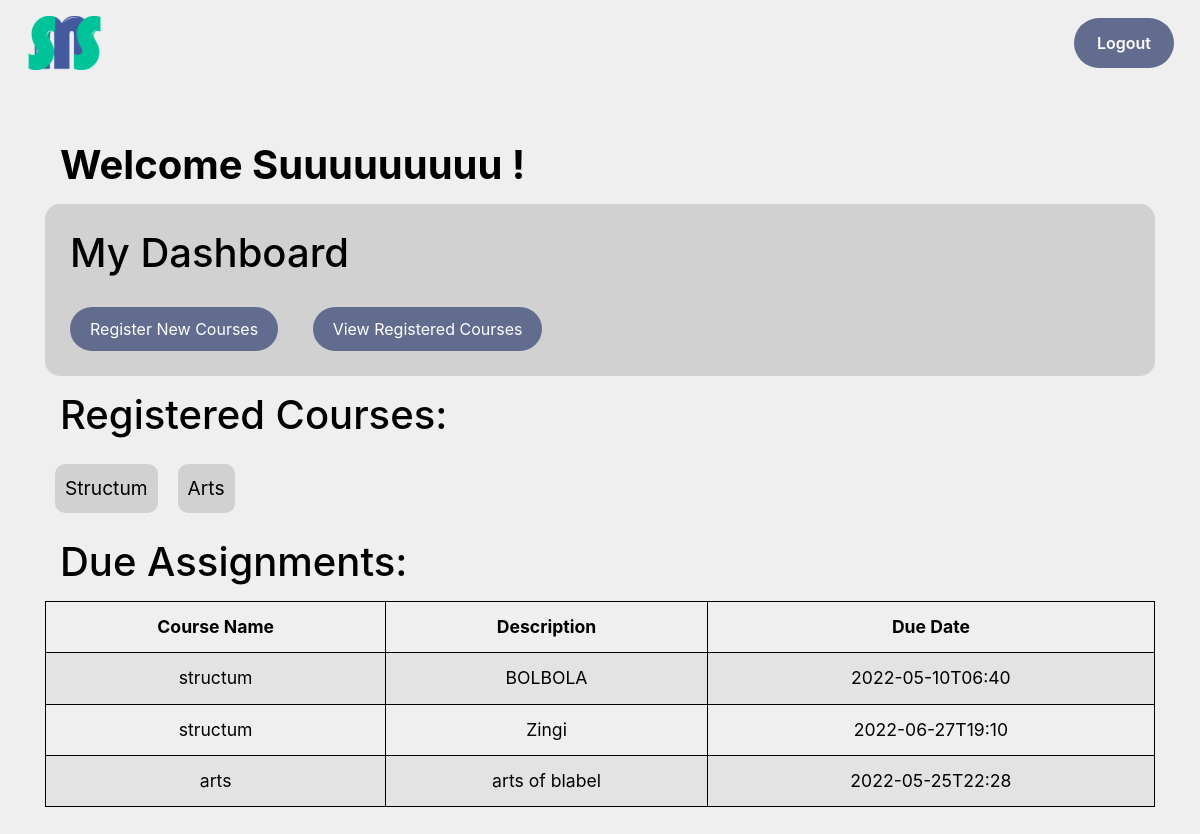
Screenshot of /homeStudent (signed in) with the database file from the repository.
### tables this page shows
CREATE TABLE courses(cid INTEGER NOT NULL,name VARCHAR(50) NOT NULL, department VARCHAR(20) NOT NULL, ch TINYINT(4)   NOT NULL, midterm TINYEND(60) NOT NULL,activities TINYINT(60) NOT NULL, final TINYINT(60) NOT NULL, PRIMARY KEY (cid)    );

CREATE TABLE 'register' (register_sid INTEGER NOT NULL, register_cid INTEGER NOT NULL, grade CHAR(1) NOT NULL DEFAULT N,gradescore FLOAT(2,1) NOT NULL DEFAULT 0,'register_midterm' INTEGER NOT NULL DEFAULT 0,'register_activities' INTEGER NOT NULL DEFAULT 0,'register_final' INTEGER NOT NULL DEFAULT 0,FOREIGN KEY (register_sid) REFERENCES student(sid), FOREIGN KEY (register_cid) REFERENCES courses(cid), PRIMARY KEY (register_sid,register_cid) );

CREATE TABLE assign(staffId INTEGER NOT NULL, cid INTEGER NOT NULL, description TEXT NOT NULL, deadline DATETIME NOT NULL, FOREIGN KEY (staffId) REFERENCES teachingStaff(staffId), FOREIGN KEY (cid) REFERENCES courses(cid)   );

### application.py (the view, shortened to what this page needs)
@app.route("/homeStudent", methods=["GET", "POST"])
@login_required
def homestudent():
    if request.method == "GET":
        rows = listify(db.execute(
            "SELECT name, department, ch,midterm,activities, final FROM register t, courses c WHERE (t.register_cid = c.cid AND t.register_sid == :id)", {"id": session["user_id"]}))
        assignments = listify(db.execute(
            "SELECT * FROM register r,assign a,courses c WHERE (r.register_cid = a.cid AND c.cid = r.register_cid AND register_sid = :sid)", {"sid": session["user_id"]}))
        return render_template("index.html", msg="home_student", name=session["user_username"], courses=rows, assignments=assignments)

### application.py (called while the page is built)
@app.after_request
def after_request(response):
    response.headers["Cache-Control"] = "no-cache, no-store, must-revalidate"
    response.headers["Expires"] = 0
    response.headers["Pragma"] = "no-cache"
    return response

def listify(obj):
    keys = []
    lis = []
    for i, n in enumerate(db.description):
        keys.append(n[0])
    for item in obj:
        lis.append({keys[i]: item[i] for i in range(len(item))})
    return lis

### helpers.py (called while the page is built)
def login_required(f):
    @wraps(f)
    def decorated_function(*args, **kwargs):
        if session.get("user_id") is None:
            return redirect("/login")
        return f(*args, **kwargs)
    return decorated_function

### templates/index.html (shortened to what this page needs)
{% extends "layout.html" %}
{% block main %}
<div class="container">
    {% if msg == "home_staff" or msg == "home_student" %}
    <div id="mainPage">
        <h1> <b>Welcome {{name}} !</b></h1>
    </div>
    <div class="dashboard">
        {% if msg == "home_student" or msg == "register_courses" or msg == "current_courses"%}
        <form action="/homeStudent" method="post">
            <h1>My Dashboard</h1>
            <div>
                <button class="" name="registerCourse" value="selected">Register New Courses</button>
                <button class="" name="viewCourses" value="selected">View Registered Courses</button>
            </div>
        </form>
    </div>
    {% endif %}
    {% if msg == "home_student" %}
    <h1>registered courses: </h1>
    {% endif %}
    <div class="courses d-flex">
        {% for course in courses %}
        <div class="course-name">{{course["name"]}}</div>
        {% endfor %}
        {% endif %}
    </div>
    {% if msg == "home_student" %}
    <h1>Due Assignments:</h1>
    <table class="table table-striped">
        <thead>
            <tr>
                <th scope="col">Course Name</th>
                <th scope="col">Description</th>
                <th scope="col">Due Date</th>
            </tr>
        </thead>
        <tbody>
            {% for ass in assignments %}
            <tr>
                <td>{{ ass['name']}}</td>
                <td>{{ ass["description"] }}</td>
                <td>{{ ass["deadline"] }}</td>
            </tr>
            {% endfor %}
        </tbody>
    </table>
    {% endif %}
</div>
{% endblock %}

### templates/layout.html (shortened to what this page needs)
<!DOCTYPE html>
<html lang="en">
<head>
  <link rel="stylesheet" href="https://cdn.jsdelivr.net/npm/bootstrap@4.5.3/dist/css/bootstrap.min.css"
>
  <link href="/static/styles.css" rel="stylesheet">
</head>
<body>
  <nav class="navbar navbar-expand-lg navbar-light ">
    <a class="navbar-brand" href="/">
      <img src="/static/logo.png" width="97" alt="" loading="lazy">
    </a>
    <div class="collapse navbar-collapse" id="navbarSupportedContent">
      {% if session.user_id %}
      <ul class="navbar-nav ml-auto">
        <li class="nav-item navbar-item active">
          <a class="nav-link" href="/logout">Logout </a>
        </li>
      </ul>
      {% endif %}
    </div>
  </nav>
  <main>
    {% block main %}{% endblock %}
  </main>
</body>
</html>

### static/styles.css (style rules this page uses)
@media (prefers-color-scheme: light) { :root { --background-color: #EFEFEF; --foreground-color: #D1D1D1; --button-color: #626c8e; --button-color2: #628e7d; --text-on-bg: #000000; --text-on-fg: #000000; --text-on-button: #ffffff; } }
* { -webkit-transition: 0.3s ease-in-out !important; transition: 0.3s ease-in-out !important; -webkit-box-sizing: border-box; box-sizing: border-box; }
body { background: var(--background-color); color: var(--text-on-bg); min-height: 110vh; }
li.navbar-item { text-decoration: none; background: var(--button-color); margin: 10px; padding: 5px 15px; border-radius: 30px; color: var(--text-on-button) !important; }
li.navbar-item a { color: var(--text-on-button) !important; text-decoration: none; font-weight: 600; }
button { margin: 15px; padding: 10px 20px; border-radius: 30px; background: var(--button-color); outline: none; border: none; color: var(--text-on-button); }
div.container { margin-top: 25px; padding: 15px; }
table th, table td { color: var(--text-on-bg); font-size: 1.1em; }
h1 { margin: 15px; text-transform: capitalize; }
div.container { min-height: -webkit-min-content; min-height: -moz-min-content; min-height: min-content; }
div.container th, div.container td { border: 1px solid var(--text-on-bg); text-align: center; -webkit-box-align: center; -ms-flex-align: center; align-items: center; vertical-align: middle; }
div.dashboard { background: var(--foreground-color); padding: 10px; margin: 10px 0; border-radius: 15px; }
.course-name { background: var(--foreground-color); padding: 10px; border-radius: 10px; color: var(--text-on-fg); margin: 10px; font-size: 1.2em; text-transform: capitalize; width: -webkit-fit-content; width: -moz-fit-content; width: fit-content; }

### rows the page displays
courses: name "Structum"
courses: name "Arts"
register: name "structum", description "BOLBOLA", deadline "2022-05-10T06:40", description "Zingi", deadline "2022-06-27T19:10"
register: name "arts", description "arts of blabel", deadline "2022-05-25T22:28"

### other values shown
{{ name }} "Suuuuuuuuu"
